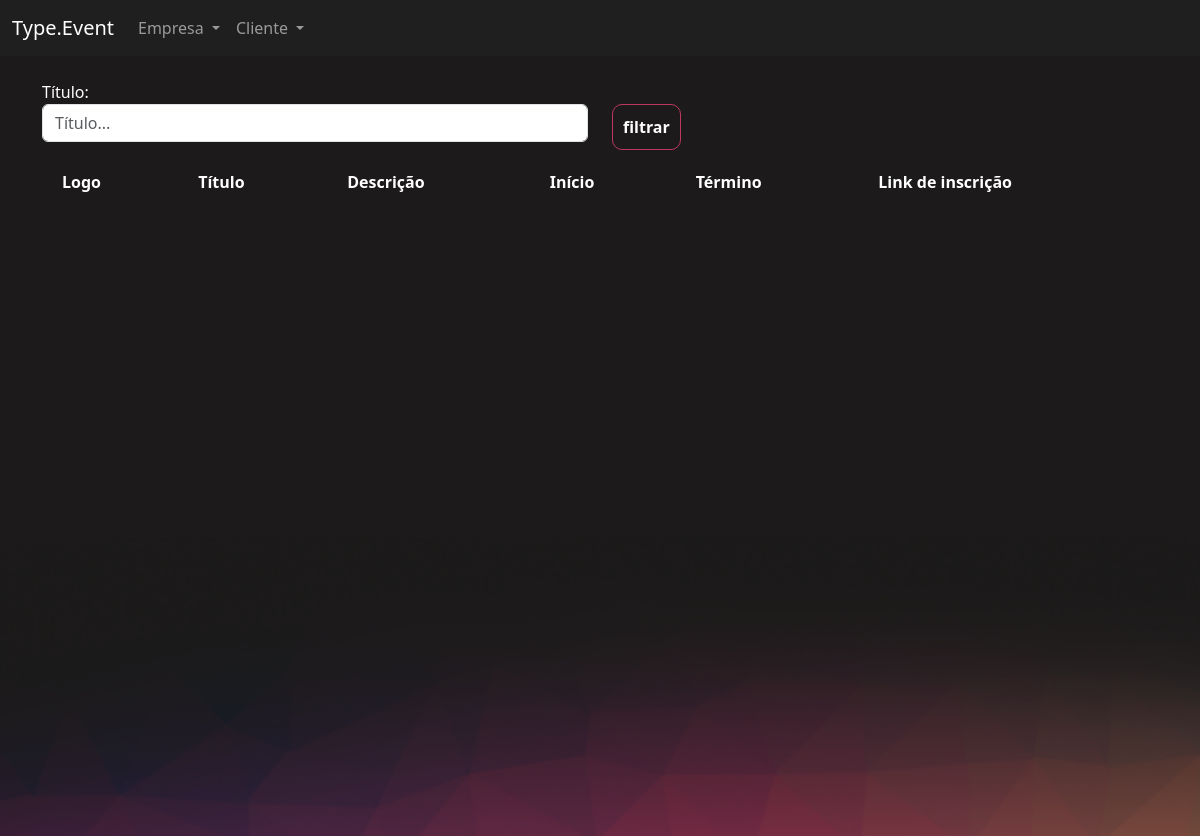
The page /eventos/gerenciar_evento/ (signed in) on the database as committed earlier.
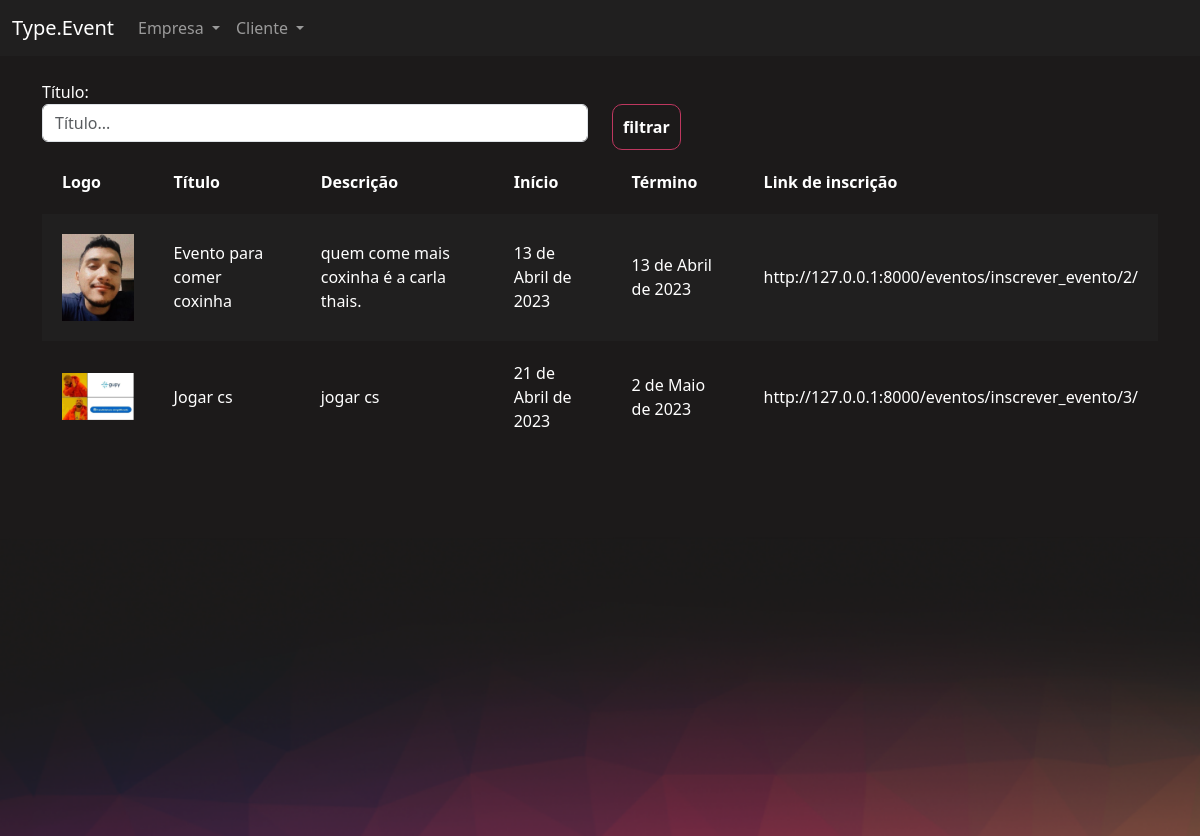
The same page on the database as committed later.
### eventos/models.py (models this page shows, shortened)
class Evento(models.Model):
    criador = models.ForeignKey(User, on_delete=models.DO_NOTHING, null=True, blank=True)
    nome = models.CharField(max_length=200)
    descricao = models.TextField()
    data_inicio = models.DateField()
    data_termino = models.DateField()
    carga_horaria = models.IntegerField()
    logo = models.ImageField(upload_to="logos")
    cor_principal = models.CharField(max_length=7)
    cor_secundaria = models.CharField(max_length=7)
    cor_fundo = models.CharField(max_length=7)

### eventos/views.py (the view)
# urls.py: path('gerenciar_evento/', views.gerenciar_evento, name="gerenciar_evento"),
def gerenciar_evento(request):
    if request.method == "GET":
        nome = request.GET.get('nome')
        eventos = Evento.objects.filter(criador=request.user)
        if nome:
            eventos = eventos.filter(nome__contains=nome)
        return render(request, 'gerenciar_evento.html', {'eventos': eventos})

### eventos/templates/gerenciar_evento.html (shortened to what this page needs)
{% extends "bases/base_evento.html" %}
{% load static %}
{% block 'importacoes' %}
    <link href="{% static 'evento/css/gerenciar_evento.css' %}" rel="stylesheet">
{% endblock %}
{% block 'conteudo' %}
    <div class="container">
        <br>
        <div class="row">
            <div class="col-md">
                <form action="{% url 'gerenciar_evento' %}" method="GET">
                <label>Título:</label>
                <input type="text" placeholder="Título..." class="form-control" name="nome">
            </div>
            <div class="col-md">
                <br>
                <input type="submit" class="btn-principal" value="filtrar">
            </div>
        </div>
        <table>
            <tr>
                <th>Logo</th>
                <th>Título</th>
                <th>Descrição</th>
                <th>Início</th>
                <th>Término</th>
                <th>Link de inscrição</th>
            </tr>
            {% for evento in eventos %}
                <tr class="{% cycle 'linha' 'linha2' %}">
                    <td width="10%"><a href="#"><img width="100%" src="/media/{{evento.logo}}"></a></td>
                    <td>{{evento.nome}}</td>
                    <td>{{evento.descricao}}</td>
                    <td>{{evento.data_inicio}}</td>
                    <td>{{evento.data_termino}}</td>
                    <td>http://127.0.0.1:8000/eventos/inscrever_evento/{{evento.id}}/</td>
                </tr>
            {% endfor %}
        </table>
    </div>
{% endblock %}

### templates/bases/base_evento.html (shortened to what this page needs)
{% extends 'bases/base.html' %}
{% load static %}
{% block 'head' %}
    {% block 'importacoes' %}{% endblock %}
    <link href="{% static 'evento/css/evento.css' %}" rel="stylesheet">
    <link href="{% static 'usuarios/css/usuarios.css' %}" rel="stylesheet">
{% endblock %}
{% block 'body' %}
    <nav class="navbar navbar-expand-lg bg-body-tertiary navbar-color" data-bs-theme="dark">
        <div class="container-fluid">
            <a class="navbar-brand" href="#">Type.Event</a>
            <div class="collapse navbar-collapse" id="navbarNavDropdown">
            <ul class="navbar-nav">
                <li class="nav-item dropdown">
                    <a class="nav-link dropdown-toggle" href="#" role="button" data-bs-toggle="dropdown" aria-expanded="false">
                        Empresa
                    </a>
                </li>
                <li class="nav-item dropdown">
                    <a class="nav-link dropdown-toggle" href="#" role="button" data-bs-toggle="dropdown" aria-expanded="false">
                        Cliente
                    </a>
                </li>
            </ul>
            </div>
        </div>
    </nav>
    <div style="min-height: 60vh">
        {% block 'conteudo' %}
        {% endblock %}
    </div>
    <div class="fundo-pagina">
    </div>
{% endblock %}

### templates/bases/base.html (shortened to what this page needs)
{% load static %}
<!doctype html>
<html lang="en">
  <head>
    <link href="{% static 'geral/css/base.css'%}" rel="stylesheet">
    <link href="https://cdn.jsdelivr.net/npm/bootstrap@5.3.0-alpha1/dist/css/bootstrap.min.css" rel="stylesheet">
    {% block 'head' %}{% endblock %}
  </head>
  <body>
    {% block 'body' %}{% endblock %}
  </body>
</html>

### templates/static/geral/css/base.css (style rules this page uses)
body { color: white !important; }
:root { --main-color: #201F1F; --dark-color: #1C1A1A; --contrast-color: #BE375F; --differential-color: #ED8554; }

### templates/static/evento/css/gerenciar_evento.css (style rules this page uses)
table { width: 100%; padding: 20px; }
.linha { height: 40px; background-color: var(--main-color); padding: 20px; }
td, th { padding: 20px; }

### templates/static/evento/css/evento.css (style rules this page uses)
.navbar-color { background-color: #201F1F !important; }
body { background-color: #1C1A1A; }
.fundo-pagina { background-image: url('/static/evento/img/fundo_pagina.png'); height: 300px; background-size: cover; }

### templates/static/usuarios/css/usuarios.css (style rules this page uses)
.btn-principal { background-color: transparent; border: 1px solid var(--contrast-color); color: white; padding: 10px; border-radius: 10px; font-weight: bold; }

Rows that differ between the two databases and show on the page:
added Evento: logo (picture), nome "Evento para comer coxinha", descricao "quem come mais coxinha é a carla thais.", data_inicio "13 de Abril de 2023", data_termino "13 de Abril de 2023", id "2"
added Evento: logo (picture), nome "Jogar cs", descricao "jogar cs", data_inicio "21 de Abril de 2023", data_termino "2 de Maio de 2023", id "3"
